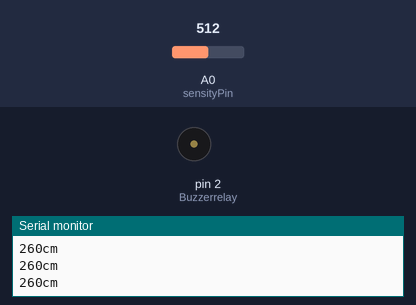
Recording of a sketch running on a simulated Arduino Uno, built with avr-gcc and run on an emulated ATmega328P. On the bench: buzzer (waves = sounding, pin HIGH), the last lines printed to the serial monitor. The test bench sets the inputs (shaded band); at power-on: A0 (sensityPin) = 512.

Above: at 1.2 s.
1.3 s: A0 (sensityPin) set to 208
2.8 s: A0 (sensityPin) set to 182
At 4.0 s:
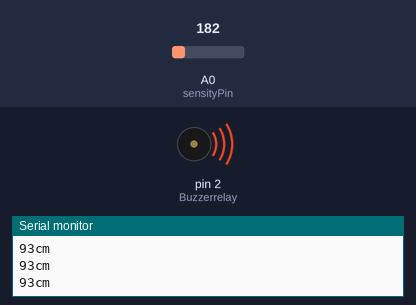
4.3 s: A0 (sensityPin) set to 306
At 5.4 s:
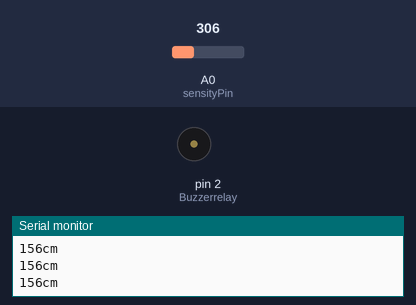
5.8 s: A0 (sensityPin) set to 122
At 6.7 s:
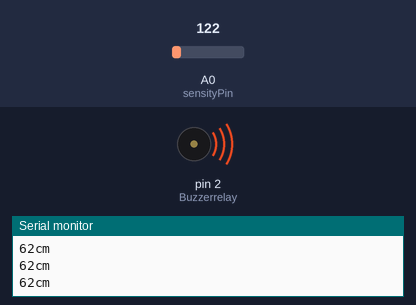
Timing chart, 0 to 8.3 s (numbered marks = the images above; inputs shaded):
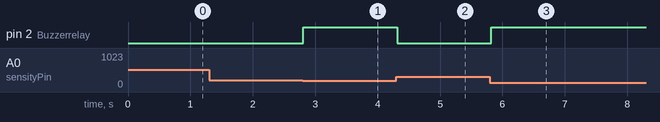

The sketch:

dist.ino
```cpp
// # Editor     : AND
// # Date       : 06/11/19

#define  MAX_RANG      (520)//the max measurement vaule of the module is 520cm(a little bit longer than  effective max range)
#define  ADC_SOLUTION      (1023.0)//ADC accuracy of Arduino UNO is 10bit
//#define SPEAKER 3

//int BassTab[]={1911,1702,1516,1431,1275,1136,1012};//bass 1~7 speaker setup
int sensityPin = A0;
//int sensityPin2 = A1;
int Buzzerrelay = 2;
void setup() {
  // Serial init
  Serial.begin(9600);
  pinMode(Buzzerrelay, OUTPUT);
}
float dist_t, sensity_t;
//float dist_t2, sensity_t2;
void loop() {
  // read the value from the sensor:
 sensity_t = analogRead(sensityPin);
// sensity_t2 = analogRead(sensityPin2);
  // turn the ledPin on

 dist_t = sensity_t * MAX_RANG  / ADC_SOLUTION;
// dist_t2 = sensity_t2 * MAX_RANG  / ADC_SOLUTION;
 if (dist_t > 100)
 {
  digitalWrite(Buzzerrelay, LOW);
 }
 else
 {
    digitalWrite(Buzzerrelay, HIGH);
  }
 /*  if (dist_t2 > 100)
 {
  digitalWrite(Buzzerrelay, LOW);
 }
 else
 {
    digitalWrite(Buzzerrelay, HIGH);
  }
  */
 Serial.print(dist_t, 0);
// Serial.println((String)"d1:"+dist_t+" d2:"+dist_t2);
 Serial.println("cm");

 delay(100);

}
```

Measured:
- the behaviour switches between 197 and 196 on A0 (sensityPin) (found by bisection; images 0 and 1)
- after the input at 2.8 s, pin 2 (Buzzerrelay): LOW → HIGH at once
- after the input at 4.3 s, pin 2 (Buzzerrelay): HIGH → LOW at once
- after the input at 5.8 s, pin 2 (Buzzerrelay): LOW → HIGH at once
